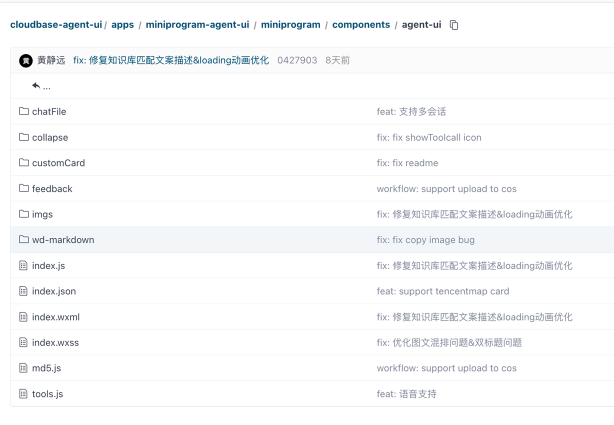
#> input picture miniprogram/miniprogram/images/ai_example1.png, 1227 x 849 px (shown at 1/2 size)
$ python u_curve_fixed_ri.py ../../miniprogram/miniprogram/images/ai_example1.png   (older library calls are emulated)
#> lines starting #> are read from the running program, lines starting #| are printed output that depends on the picture
"""Fixed-scale circular tensor-CB uniformity index (experimental).

Preserves the original five-scale Gaussian/Scharr tensor descriptor and the
multivariate between-region coefficient of variation. A fixed isotropic
integration suppresses regular carrier phase; circular windows and a common
circular support make the continuous measurement invariant to in-plane rotation.
Larger values mean greater spatial variation. No human-score fit is used.
Requires NumPy >= 2 and OpenCV. All lengths below are analysis pixels.
"""
from pathlib import Path
from functools import lru_cache
import argparse
import json
import cv2
import numpy as np

VERSION = 'U_curve_fixed_RI_v1'
SIGMAS = (.5, .75, 1., 2., 4.)
ENVELOPE_SIGMA = 16.
SOURCE_SHORT_SIDE = 448.
SUPPORT_RADIUS = 72.
AREAS = 6 * np.arange(2, 17, dtype=float)**2
EPS = 1e-10


def tensor_field(gray):
    """Same arithmetic/scale order as the existing multivariate_field."""
    source = np.asarray(gray, np.float32)
    channels = []
    for sigma in SIGMAS:
        k = 2 * int(np.ceil(3 * sigma)) + 1
        sm = cv2.GaussianBlur(source, (k, k), sigma,
                              borderType=cv2.BORDER_REFLECT101)
        ix = cv2.Scharr(sm, cv2.CV_32F, 1, 0, borderType=cv2.BORDER_REFLECT101)
        iy = cv2.Scharr(sm, cv2.CV_32F, 0, 1, borderType=cv2.BORDER_REFLECT101)
        xx = cv2.GaussianBlur(ix * ix, (k, k), sigma,
                              borderType=cv2.BORDER_REFLECT101).astype(np.float64)
        xy = cv2.GaussianBlur(ix * iy, (k, k), sigma,
                              borderType=cv2.BORDER_REFLECT101).astype(np.float64)
        yy = cv2.GaussianBlur(iy * iy, (k, k), sigma,
                              borderType=cv2.BORDER_REFLECT101).astype(np.float64)
        channels.extend((xx + yy, xx - yy, 2 * xy))
    return np.stack(channels, axis=-1)


@lru_cache(maxsize=15)
def disk_kernel(area):
    radius = np.sqrt(area / np.pi)
    extent = int(np.ceil(radius + .5))
    coords = np.arange(-extent, extent + 1)
    yy, xx = np.meshgrid(coords, coords, indexing='ij')
    w = np.zeros(xx.shape, float)
    offsets = (np.arange(8) + .5) / 8 - .5
    for oy in offsets:
        for ox in offsets:
            w += (xx + ox)**2 + (yy + oy)**2 <= radius**2
    return w / w.sum()


@lru_cache(maxsize=1)
def center_weights():
    yy, xx = np.mgrid[:256, :256]
    radius = np.hypot(xx - 127.5, yy - 127.5)
    weights = np.clip(SUPPORT_RADIUS + .5 - radius, 0, 1)
    return weights / weights.sum()


def score_envelope(field):
    """Measure dispersion of an already integrated central tensor field."""
    if field.shape != (256, 256, 15) or not np.isfinite(field).all():
        raise ValueError('Expected a finite 256x256x15 field')
    support = center_weights()
    valid = support > 0
    weights = support[valid]
    correction = 1 - float(weights @ weights)
    cb = []
    for area in AREAS:
        means = cv2.filter2D(field, cv2.CV_64F, disk_kernel(float(area)),
                             borderType=cv2.BORDER_CONSTANT)[valid]
        mu = np.sum(means * weights[:, None], axis=0)
        energy = float(mu @ mu)
        if energy <= EPS:
            raise ValueError('Insufficient texture energy; no uniformity value is valid')
        variance = float(np.sum((means - mu)**2 * weights[:, None]) / correction)
        cb.append(np.sqrt(max(variance, 0.) / (energy + EPS)))
    cb = np.asarray(cb)
    log_area = np.log(AREAS)
    value = np.sqrt(np.trapezoid(cb**2, log_area) / (log_area[-1] - log_area[0]))
    return dict(U_curve_fixed_RI=float(value), raw_CB_fraction=cb.tolist(),
                areas=AREAS.tolist())


def score_gray_context(gray):
    """512x512 float grayscale [0,1]; caller must supply valid real context."""
    gray = np.asarray(gray)
    if gray.shape != (512, 512) or not np.isfinite(gray).all():
        raise ValueError('Expected a finite 512x512 grayscale array')
    if gray.min() < 0 or gray.max() > 1:
        raise ValueError('Grayscale values must lie in [0,1]')
    field = tensor_field(gray)
    radius = int(np.ceil(3 * ENVELOPE_SIGMA))
    k = 2 * radius + 1
    envelope = cv2.GaussianBlur(field, (k, k), ENVELOPE_SIGMA,
                                borderType=cv2.BORDER_REFLECT101)[128:384, 128:384]
    result = score_envelope(envelope)
    # Sum of support radii: center support, circular mean, square filter footprints.
    required = SUPPORT_RADIUS + .5 + 23 + np.sqrt(2) * (25 + radius)
    return dict(**result, version=VERSION, envelope_sigma_px=ENVELOPE_SIGMA,
                required_real_context_radius_px=float(required),
                measurement='Spatial variation of a fixed-scale tensor envelope; lower is more uniform',
                validation_scope='Development controls and nine fabric images; no universal calibration')


def prepare_source(path):
    bgr = cv2.imdecode(np.fromfile(str(path), np.uint8), cv2.IMREAD_COLOR)
    if bgr is None:
        raise FileNotFoundError(path)
    gray = cv2.cvtColor(bgr, cv2.COLOR_BGR2GRAY).astype(np.float32) / 255
    h, w = gray.shape
    scale = SOURCE_SHORT_SIDE / min(h, w)
    sigma = .5 * np.sqrt(max(1 / scale**2 - 1, 0))
    radius = int(np.ceil(3 * sigma))
    if radius:
        gray = cv2.GaussianBlur(gray, (2 * radius + 1, 2 * radius + 1), sigma,
                               borderType=cv2.BORDER_REFLECT101)
    available = (min(h, w) - 1) * scale / 2 - np.sqrt(2) * (radius + 1) * scale
    return gray, dict(source_width=w, source_height=h, scale=float(scale),
                      anti_alias_sigma=float(sigma), anti_alias_radius=int(radius),
                      available_real_context_radius_px=float(available),
                      source_short_side_analysis_px=SOURCE_SHORT_SIDE,
                      measurement_diameter_source_px=float(2 * SUPPORT_RADIUS / scale),
                      upsampled=bool(scale > 1))


def sample_context(source, meta, angle=0.):
    """A common physical field of view at every in-plane rotation angle."""
    h, w = source.shape
    center = ((w - 1) / 2, (h - 1) / 2)
    matrix = cv2.getRotationMatrix2D(center, float(angle), meta['scale'])
    matrix[:, 2] += np.array([255.5 - center[0], 255.5 - center[1]])
    return cv2.warpAffine(source, matrix, (512, 512), flags=cv2.INTER_LINEAR,
                          borderMode=cv2.BORDER_REFLECT101)


def score_path(path, angle=0.):
    source, meta = prepare_source(path)
#> in prepare_source, bgr is the input picture: shape (849, 1227, 3); mean B, G, R 250.8, 249.9, 249.2
#> meta = 9 items
    result = score_gray_context(sample_context(source, meta, angle))
#> in sample_context, `matrix = cv2.getRotationMatrix2D(center, float(angle), meta['scale'])`: matrix = [[0.528, 0, 289.5], [0, 0.528, 200.3]]
#> in sample_context, `return cv2.warpAffine(source, matrix, (512, 512), flags=cv2.INTER_LINE..`:
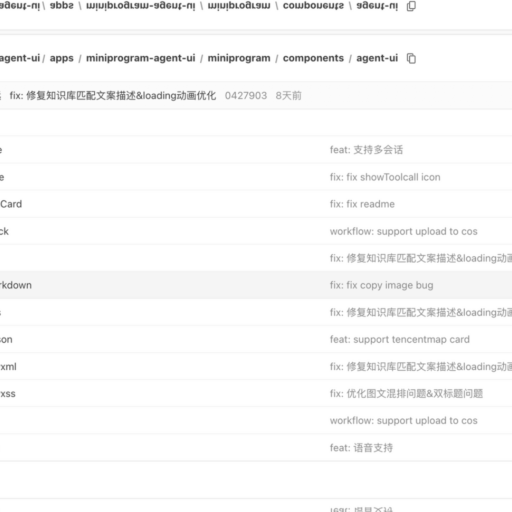
#> returned value: shape (512, 512) float32; min 0.258, max 1, mean 0.98
#> the loop in tensor_field, `for sigma in SIGMAS:` made 5 passes
#> pass 1, in tensor_field, `ix = cv2.Scharr(sm, cv2.CV_32F, 1, 0, borderType=cv2.BORDER_REFLECT101)`:
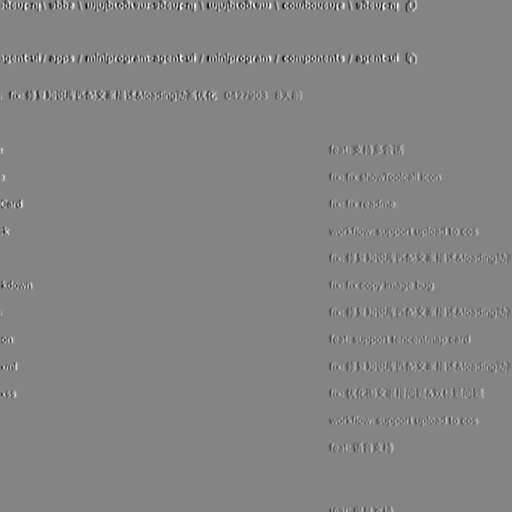
#> ix: shape (512, 512) float32; min -8.71, max 8.08, mean 0.00131; drawn with min black and max white
#> pass 1, in tensor_field, `iy = cv2.Scharr(sm, cv2.CV_32F, 0, 1, borderType=cv2.BORDER_REFLECT101)`:
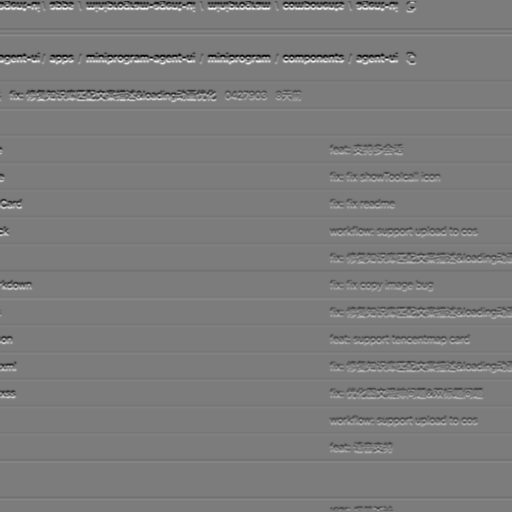
#> iy: shape (512, 512) float32; min -7.91, max 8.32, mean 9.1e-05; drawn with min black and max white
#> pass 1, in tensor_field, `xx = cv2.GaussianBlur(ix * ix, (k, k), sigma, borderType=cv2.BORDER_RE..`:
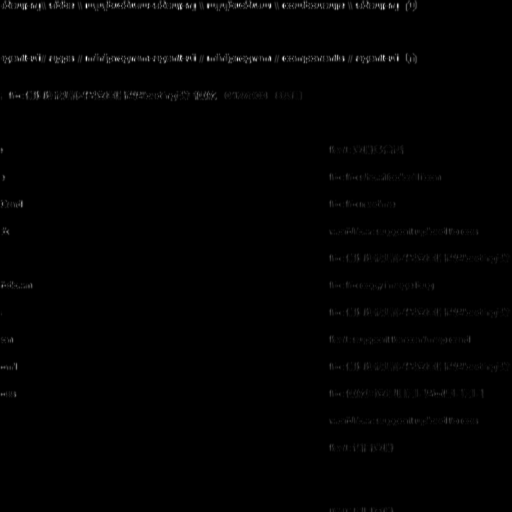
#> xx: shape (512, 512) float64; min 0, max 60.48, mean 0.4; drawn with min black and max white
#> after the loop in tensor_field, `for sigma in SIGMAS:`:
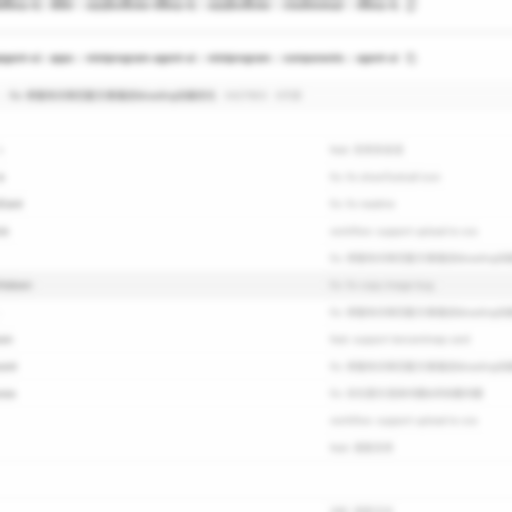
#> sm: shape (512, 512) float32; min 0.722, max 1, mean 0.98
#> after the loop in tensor_field, `for sigma in SIGMAS:`: channels = 15 items
#> the loop in score_envelope, `for area in AREAS:` made 15 passes
#> (energy, variance) on passes 1 to 12: (0.00461, 0.0161), (0.00465, 0.0162), (0.00471, 0.0163), (0.00478, 0.0165), (0.00486, 0.0167), (0.00497, 0.017), (0.00509, 0.0173), (0.00522, 0.0176), (0.00538, 0.0179), (0.00555, 0.0184), (0.00574, 0.0188), (0.00595, 0.0193)
#> after the loop in score_envelope, `for area in AREAS:`: cb = [1.87, 1.87, 1.86, 1.86, 1.85, 1.85, 1.84, 1.84, 1.83, 1.82, 1.81, 1.8, 1.79, 1.78, 1.77]
#> in score_envelope, `log_area = np.log(AREAS)`: log_area = [3.18, 3.99, 4.56, 5.01, 5.38, 5.68, 5.95, 6.19, 6.4, 6.59, 6.76, 6.92, 7.07, 7.21, 7.34]
#> in score_envelope, `value = np.sqrt(np.trapezoid(cb**2, log_area) / (log_area[-1] - log_ar..`: value = 1.84
#> in score_gray_context, `result = score_envelope(envelope)`: result = {'U_curve_fixed_RI': 1.84, 'raw_CB_fraction': [1.87, 1.87, 1.86, 1.86, 1.85, 1.85, 1.84, 1.84, 1.83, 1.82, 1.81, 1.8, 1.79, 1.78, 1.77], 'areas': [24, 54, 96, 150, 216, 294, 384, 486, 600, 726, 864, 1014, 1176, 1350, 1536]}
#> in score_gray_context, `required = SUPPORT_RADIUS + .5 + 23 + np.sqrt(2) * (25 + radius)`: required = 198.7
#> result = 8 items
    valid = meta['available_real_context_radius_px'] >= result['required_real_context_radius_px']
#> valid = True
    if not valid:
        raise ValueError('Real image context does not cover the complete measurement support')
    return dict(**meta, **result, context_valid=True, angle_deg=float(angle),
                status='EXPERIMENTAL_FIXED_SCALE_UNIFORMITY_INDEX')


if __name__ == '__main__':
    parser = argparse.ArgumentParser(description=__doc__)
    parser.add_argument('image', type=Path)
    parser.add_argument('--angle', type=float, default=0.)
    args = parser.parse_args()
    print(json.dumps(score_path(args.image, args.angle), ensure_ascii=False, indent=2))

$ run again, on miniprogram/miniprogram/images/create_cbr.png
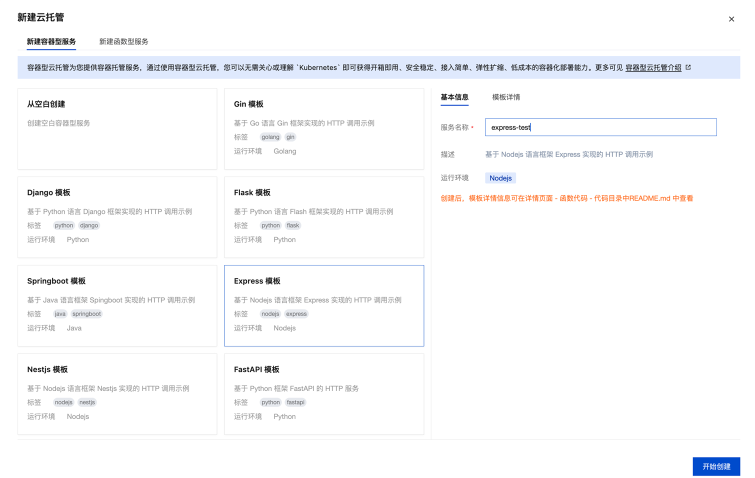
#> input picture miniprogram/miniprogram/images/create_cbr.png, 1509 x 956 px (shown at 1/2 size)
#> in prepare_source, bgr is the input picture: shape (956, 1509, 3); mean B, G, R 250.8, 249.6, 249.1
#> meta = 9 items
#> matrix = [[0.469, 0, 400.7], [0, 0.469, 253.7]]
#> the loop in tensor_field, `for sigma in SIGMAS:` made 5 passes
#> pass 1, in tensor_field, `xx = cv2.GaussianBlur(ix * ix, (k, k), sigma, borderType=cv2.BORDER_RE..`:
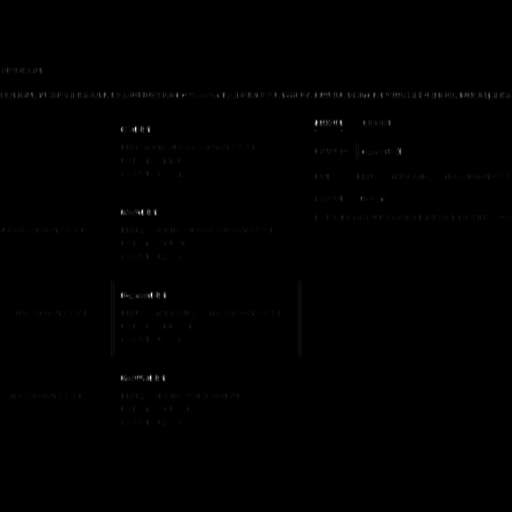
#> xx: shape (512, 512) float64; min 0, max 85.28, mean 0.2; drawn with min black and max white
#> after the loop in tensor_field, `for sigma in SIGMAS:`:
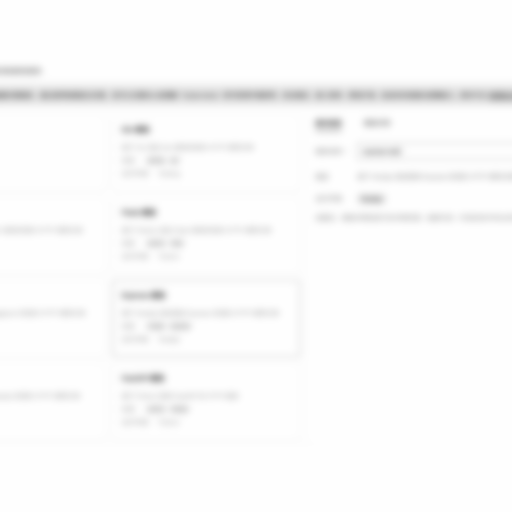
#> sm: shape (512, 512) float32; min 0.691, max 1, mean 0.984
#> after the loop in tensor_field, `for sigma in SIGMAS:`: channels = 15 items
#> the loop in score_envelope, `for area in AREAS:` made 15 passes
#> (energy, variance) on passes 1 to 8: (0.268, 0.1), (0.268, 0.0997), (0.269, 0.0991), (0.269, 0.0984), (0.27, 0.0976), (0.271, 0.0967), (0.272, 0.0958), (0.274, 0.0948)
#> after the loop in score_envelope, `for area in AREAS:`: cb = [0.611, 0.61, 0.607, 0.604, 0.601, 0.597, 0.593, 0.589, 0.584, 0.579, 0.575, 0.57, 0.566, 0.562, 0.559]
#> log_area = [3.18, 3.99, 4.56, 5.01, 5.38, 5.68, 5.95, 6.19, 6.4, 6.59, 6.76, 6.92, 7.07, 7.21, 7.34]
#> value = 0.596
#> in score_gray_context, `result = score_envelope(envelope)`: result = {'U_curve_fixed_RI': 0.596, 'raw_CB_fraction': [0.611, 0.61, 0.607, 0.604, 0.601, 0.597, 0.593, 0.589, 0.584, 0.579, 0.575, 0.57, 0.566, 0.562, 0.559], 'areas': [24, 54, 96, 150, 216, 294, 384, 486, 600, 726, 864, 1014, 1176, 1350, 1536]}
#> required = 198.7
#> in score_path, `result = score_gray_context(sample_context(source, meta, angle))`: result = 8 items
#> valid = True

$ run again, on miniprogram/miniprogram/images/create_cbrf.png
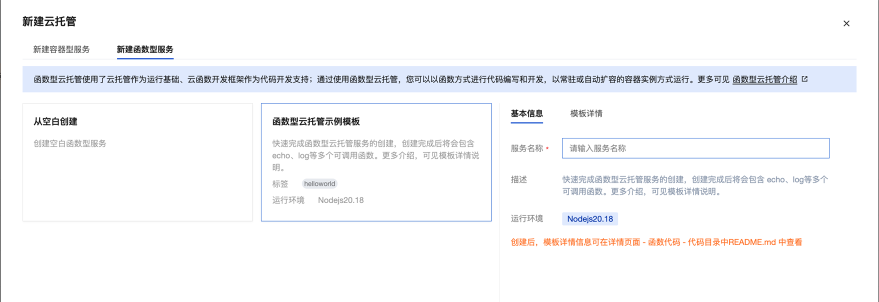
#> input picture miniprogram/miniprogram/images/create_cbrf.png, 1758 x 603 px (shown at 1/2 size)
#> in prepare_source, bgr is the input picture: shape (603, 1758, 3); mean B, G, R 249.6, 247.8, 247.2
#> meta = 9 items
#> matrix = [[0.743, 0, 225.8], [0, 0.743, 77.37]]
#> the loop in tensor_field, `for sigma in SIGMAS:` made 5 passes
#> pass 1, in tensor_field, `xx = cv2.GaussianBlur(ix * ix, (k, k), sigma, borderType=cv2.BORDER_RE..`:
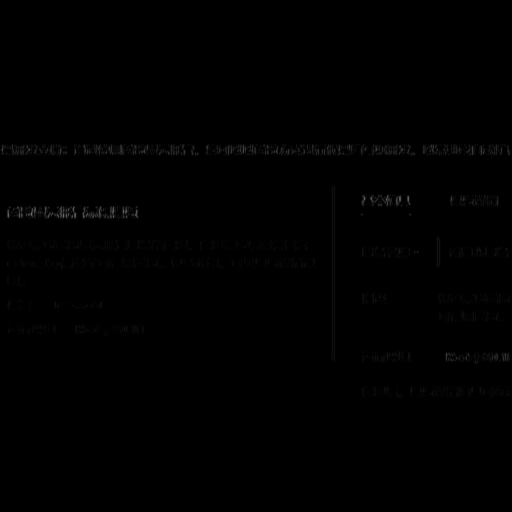
#> xx: shape (512, 512) float64; min 0, max 111.7, mean 0.7
#> after the loop in tensor_field, `for sigma in SIGMAS:`:
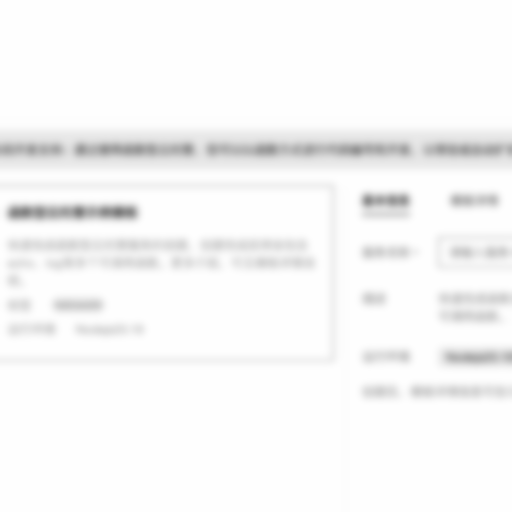
#> sm: shape (512, 512) float32; min 0.493, max 1, mean 0.972
#> after the loop in tensor_field, `for sigma in SIGMAS:`: channels = 15 items
#> the loop in score_envelope, `for area in AREAS:` made 15 passes
#> (energy, variance) on passes 1 to 8: (1.85, 1.06), (1.85, 1.06), (1.85, 1.05), (1.86, 1.03), (1.86, 1.02), (1.87, 0.997), (1.88, 0.975), (1.88, 0.952)
#> after the loop in score_envelope, `for area in AREAS:`: cb = [0.759, 0.756, 0.751, 0.745, 0.738, 0.73, 0.721, 0.711, 0.7, 0.688, 0.675, 0.662, 0.649, 0.635, 0.62]
#> log_area = [3.18, 3.99, 4.56, 5.01, 5.38, 5.68, 5.95, 6.19, 6.4, 6.59, 6.76, 6.92, 7.07, 7.21, 7.34]
#> value = 0.726
#> in score_gray_context, `result = score_envelope(envelope)`: result = {'U_curve_fixed_RI': 0.726, 'raw_CB_fraction': [0.759, 0.756, 0.751, 0.745, 0.738, 0.73, 0.721, 0.711, 0.7, 0.688, 0.675, 0.662, 0.649, 0.635, 0.62], 'areas': [24, 54, 96, 150, 216, 294, 384, 486, 600, 726, 864, 1014, 1176, 1350, 1536]}
#> required = 198.7
#> in score_path, `result = score_gray_context(sample_context(source, meta, angle))`: result = 8 items
#> valid = True
